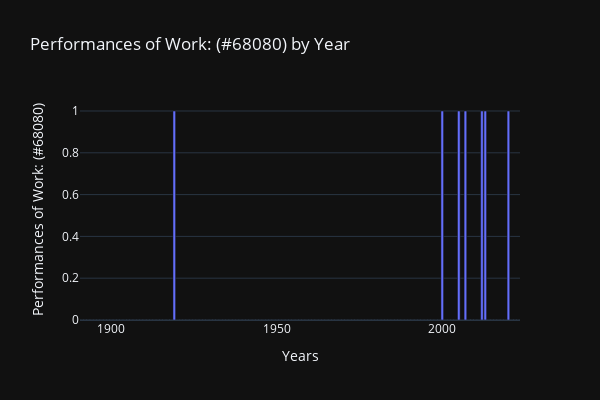

The notebook cell this image was saved under:
### Markdown cell above
# [RUN] Demo

Enter your own parameters in `make_bar_chart` for attribute and value.

### Code cell
# Input the exact attribute and value you want to graph
event_data = pd.read_pickle('Data/event_data.pkl')
make_bar_chart(event_data, 'Work', '(#68080)')

### Figure 1 — Plotly figure (JSON) as saved in the notebook; plotly's stock layout.template omitted (floating-point values rounded to 4 significant figures; data arrays with more than 128 entries replaced by an {"elided": "..."} marker saying what was removed)
{"data": [{"alignmentgroup": "True", "hovertemplate": "Years=%{x}<br>Performances of Work: (#68080)=%{y}<extra></extra>", "legendgroup": "", "marker": {"color": "#636efa", "pattern": {"shape": ""}}, "name": "", "offsetgroup": "", "orientation": "v", "showlegend": false, "textposition": "auto", "x": {"elided": "133 int values"}, "xaxis": "x", "y": {"elided": "133 int values"}, "yaxis": "y", "type": "bar"}], "layout": {"xaxis": {"anchor": "y", "domain": [0.0, 1.0], "title": {"text": "Years"}}, "yaxis": {"anchor": "x", "domain": [0.0, 1.0], "title": {"text": "Performances of Work: (#68080)"}}, "legend": {"tracegroupgap": 0}, "title": {"text": "Performances of Work: (#68080) by Year"}, "barmode": "relative", "width": 600, "height": 400}}
